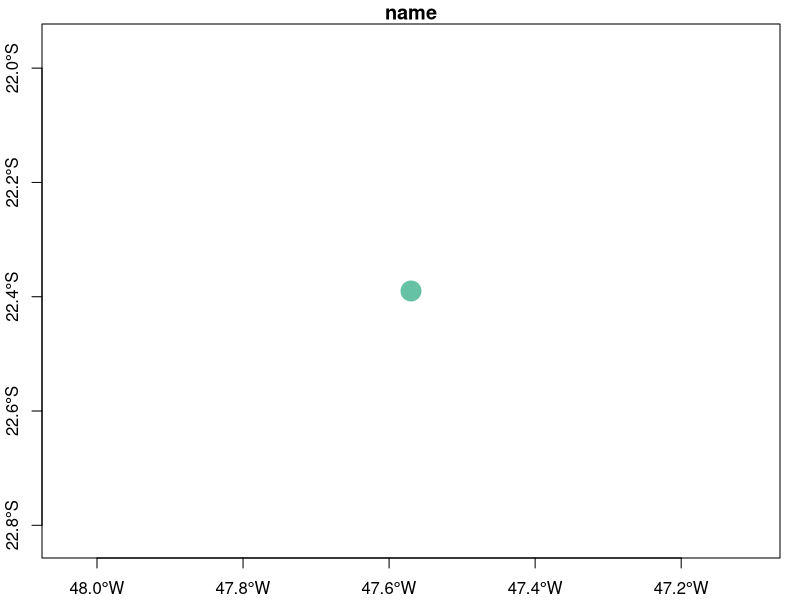

Generate this figure with R:
## ---- chunk 1
options(htmltools.dir.version = FALSE, encoding = "UTF-8")
knitr::opts_chunk$set(fig.retina = 3, warning = FALSE, message = FALSE)
## ---- chunk 2
rc_point <- sf::st_point(c(-47.57,-22.39))         # sfg object
rc_geom <- sf::st_sfc(rc_point, crs = 4326)        # sfc object
rc_attrib <- data.frame(                       # data.frame object
  name = "Rio Claro",
  temperature = 19,
  date = as.Date("2020-10-13")
)
rc_sf <- sf::st_sf(rc_attrib, geometry = rc_geom)  # sf object
## ---- chunk 3
rc_sf
## ---- chunk 4
class(rc_sf)
## ---- chunk 5
plot(rc_sf[1], pch = 20, cex = 4, axes = TRUE) # rc_sf[1] - plotar a primeira coluna
